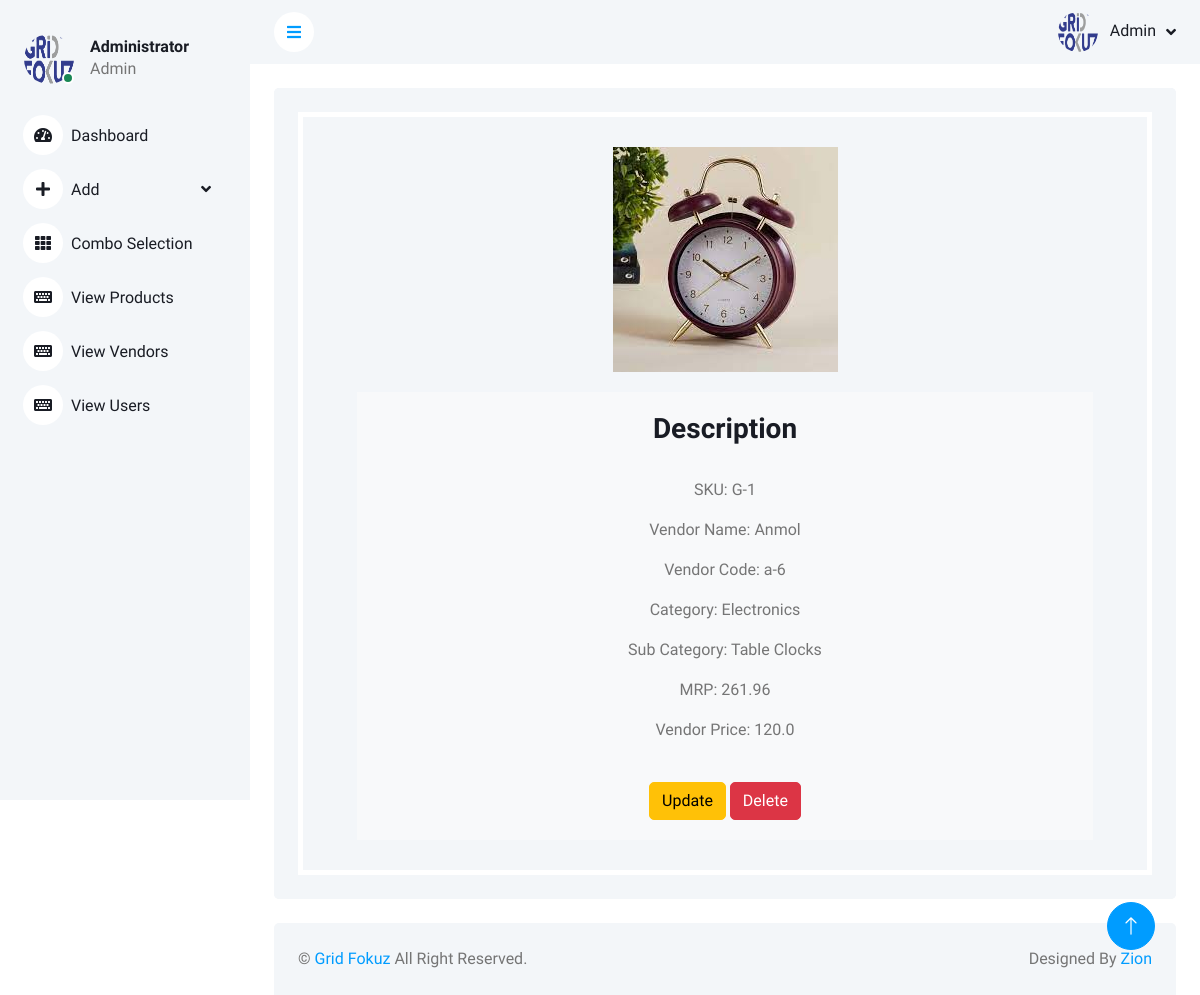
The page /product_detail/8 (signed in) on the database its author committed.
### gridfokuzapp/models.py (models this page shows, shortened)
class AddProducts(models.Model):
    SKU = models.CharField(max_length=10, null=True)
    Vendor = models.ForeignKey(AddVendors ,on_delete=models.SET_NULL, null=True)
    Category = models.CharField(max_length=50, null=True)
    Sub_category = models.CharField(max_length=50, null=True)
    Product_Name = models.CharField(max_length=50, null=True)
    MRP = models.IntegerField(null=True)
    Vendor_Price = models.FloatField(null=True)
    Total_GF_price = models.FloatField(null=True)
    final_price = models.FloatField(null=True)
    product_image = models.ImageField(upload_to="product_images", null=True)
    discription = models.CharField(max_length=250, null=True)
    temp_discription = models.CharField(max_length=250, null=True)
    branding_category = models.CharField(max_length=50, null=True)
    profit_percentage = models.FloatField(default=0,null=True)
    branding_cost = models.FloatField(default=0, null=True)
    transportation_cost = models.FloatField(default=0, null=True)
    tax = models.FloatField(null=True)
    profit_type = models.CharField(max_length=30, null=True)

class AddVendors(models.Model):
    vendorname = models.CharField(max_length=30)
    ventorcode = models.CharField(max_length=30, null=True)

### gridfokuzapp/views.py (the view)
# urls.py: path("product_detail/<int:id>", views.product_detail, name="product_detail"),
def product_detail(request,id):
    is_admin = False
    user_groups = request.user.groups.values_list('name', flat=True)
    admin = list(user_groups)
    if admin[0] == "Admin":
        is_admin = True
    product = AddProducts.objects.get(id=id)
    return render(request, "GridAdmin/product_detail.html",{"product":product, "is_admin":is_admin})

### templates/GridAdmin/product_detail.html (shortened to what this page needs)
<!DOCTYPE html>
{% load static %}
<html lang="en">
<head>
    <link href="https://cdnjs.cloudflare.com/ajax/libs/font-awesome/5.10.0/css/all.min.css" rel="stylesheet">
    <link href="https://cdn.jsdelivr.net/npm/bootstrap-icons@1.4.1/font/bootstrap-icons.css" rel="stylesheet">
    <link href="{% static 'lib/owlcarousel/assets/owl.carousel.min.css' %}" rel="stylesheet">
    <link href="{% static 'lib/tempusdominus/css/tempusdominus-bootstrap-4.min.css' %}" rel="stylesheet" />
    <link href="{% static 'css/bootstrap.min.css' %}" rel="stylesheet">
    <link href="{% static 'css/style.css' %}" rel="stylesheet">
</head>
<body>
    <div class="container-xxl position-relative bg-white d-flex p-0">
        <div class="sidebar pe-4 pb-3">
            <nav class="navbar bg-light navbar-light">
                <div class="d-flex align-items-center ms-4 mb-4">
                    <div class="position-relative">
                        <img class="rounded-circle" src="{% static 'img/logo3.png' %}" alt="" style="width: 50px; height: 50px;">
                        <div class="bg-success rounded-circle border border-2 border-white position-absolute end-0 bottom-0 p-1"></div>
                    </div>
                    <div class="ms-3">
                        <h6 class="mb-0">Administrator</h6>
                        <span>Admin</span>
                    </div>
                </div>
                <div class="navbar-nav w-100">
                    <a href="/GridHome" class="nav-item nav-link"><i class="fa fa-tachometer-alt me-2"></i>Dashboard</a>
                    <div class="nav-item dropdown">
                        <a href="#" class="nav-link dropdown-toggle" data-bs-toggle="dropdown"><i class="fa fa-plus me-2"></i>Add</a>
                    </div>
                    <a href="/Combo" class="nav-item nav-link"><i class="fa fa-th me-2"></i>Combo Selection</a>
                    <a href="/AdminViewAllProducts" class="nav-item nav-link"><i class="fa fa-keyboard me-2"></i>View Products</a>
                    <a href="/AdminViewAllVendors" class="nav-item nav-link"><i class="fa fa-keyboard me-2"></i>View Vendors</a>
                    {% if is_admin %}
                        <a href="/users" class="nav-item nav-link"><i class="fa fa-keyboard me-2"></i>View Users</a>
                    {% endif %}
                </div>
            </nav>
        </div>
        <div class="content">
            <nav class="navbar navbar-expand bg-light navbar-light sticky-top px-4 py-0">
                <a href="#" class="sidebar-toggler flex-shrink-0">
                    <i class="fa fa-bars"></i>
                </a>
                <div class="navbar-nav align-items-center ms-auto">
                    <div class="nav-item dropdown">
                        <a href="#" class="nav-link dropdown-toggle" data-bs-toggle="dropdown">
                            <img class="rounded-circle me-lg-2" src="{% static 'img/logo3.png' %}" alt="" style="width: 40px; height: 40px;">
                            <span class="d-none d-lg-inline-flex">Admin</span>
                        </a>
                    </div>
                </div>
            </nav>
            <div class="container-fluid pt-4 px-4">
                <div class="row vh-300 bg-light rounded align-items-center justify-content-center mx-0">
                    <div class="bg-light rounded h-100 p-4">
                        <div style="border:5px solid rgb(255, 255, 255); padding:30px;">
                            <div class="container">
                                <div class="image-container">
                                  <img src="{{product.product_image.url}}" alt="Image">
                                </div>
                                <div class="description-box">
                                  <h3>Description</h3>
                                  <br>
                                  <p>SKU: {{product.SKU}}</p>
                                  <p>Vendor Name: {{product.Vendor.vendorname}}</p>
                                  <p>Vendor Code: {{product.Vendor.ventorcode}}</p>
                                  <p>Category: {{product.Category}}</p>
                                  <p>Sub Category: {{product.Sub_category}}</p>
                                  <p>MRP: {{product.Total_GF_price}}</p>
                                  <p>Vendor Price: {{product.Vendor_Price}}</p>
                                  <br>
                                  <a class="btn btn-warning" href="{% url 'update_product' product.id %}">Update</a>
                                  <a class="btn btn-danger" href="{% url 'GridAdminDeleteProduct' product.id %}">Delete</a>
                                </div>
                            </div>
                        </div>
                    </div>
                </div>
            </div>
            <div class="container-fluid pt-4 px-4">
                <div class="bg-light rounded-top p-4">
                    <div class="row">
                        <div class="col-12 col-sm-6 text-center text-sm-start">
                            &copy; <a href="#">Grid Fokuz</a> All Right Reserved.
                        </div>
                        <div class="col-12 col-sm-6 text-center text-sm-end">
                            Designed By <a href="">Zion</a>
                        </div>
                    </div>
                </div>
            </div>
        </div>
        <a href="#" class="btn btn-lg btn-primary btn-lg-square back-to-top"><i class="bi bi-arrow-up"></i></a>
    </div>
</body>
</html>

### static/css/style.css (style rules this page uses)
:root { --primary: #009CFF; --light: #F3F6F9; --dark: #191C24; }
.back-to-top { position: fixed; display: none; right: 45px; bottom: 45px; z-index: 99; }
.btn { transition: .5s; }
.btn.btn-primary { color: #FFFFFF; }
.btn-lg-square { width: 48px; height: 48px; }
.btn-square, .btn-sm-square, .btn-lg-square { padding: 0; display: inline-flex; align-items: center; justify-content: center; font-weight: normal; border-radius: 50px; }
.sidebar { position: fixed; top: 0; left: 0; bottom: 0; width: 250px; height: 100vh; overflow-y: auto; background: var(--light); transition: 0.5s; z-index: 999; }
.content { margin-left: 250px; min-height: 100vh; background: #FFFFFF; transition: 0.5s; }
@media (min-width: 992px) { .sidebar { margin-left: 0; } }
@media (min-width: 992px) { .content { width: calc(100% - 250px); } }
.sidebar .navbar .navbar-nav .nav-link { padding: 7px 20px; color: var(--dark); font-weight: 500; border-left: 3px solid var(--light); border-radius: 0 30px 30px 0; outline: none; }
.sidebar .navbar .navbar-nav .nav-link i { width: 40px; height: 40px; display: inline-flex; align-items: center; justify-content: center; background: #FFFFFF; border-radius: 40px; }
.sidebar .navbar .dropdown-toggle::after { position: absolute; top: 15px; right: 15px; border: none; content: "\f107"; font-family: "Font Awesome 5 Free"; font-weight: 900; transition: .5s; }
.content .navbar .navbar-nav .nav-link { margin-left: 25px; padding: 12px 0; color: var(--dark); outline: none; }
.content .navbar .sidebar-toggler, .content .navbar .navbar-nav .nav-link i { width: 40px; height: 40px; display: inline-flex; align-items: center; justify-content: center; background: #FFFFFF; border-radius: 40px; }
.content .navbar .dropdown-toggle::after { margin-left: 6px; vertical-align: middle; border: none; content: "\f107"; font-family: "Font Awesome 5 Free"; font-weight: 900; transition: .5s; }

### templates/GridAdmin/product_detail.html (style rules this page uses)
.image-container { text-align: center; }
.image-container img { display: block; margin: 0 auto; max-width: 100%; height: auto; }
.description-box { background-color: #f8f9fa; padding: 20px; margin-top: 20px; text-align: center; }

### rows shown on the page
AddProducts: product_image (picture), SKU "G-1", Vendor.vendorname "Anmol", Vendor.ventorcode "a-6", Category "Electronics", Sub_category "Table Clocks", Total_GF_price "261.96", Vendor_Price "120.0"
